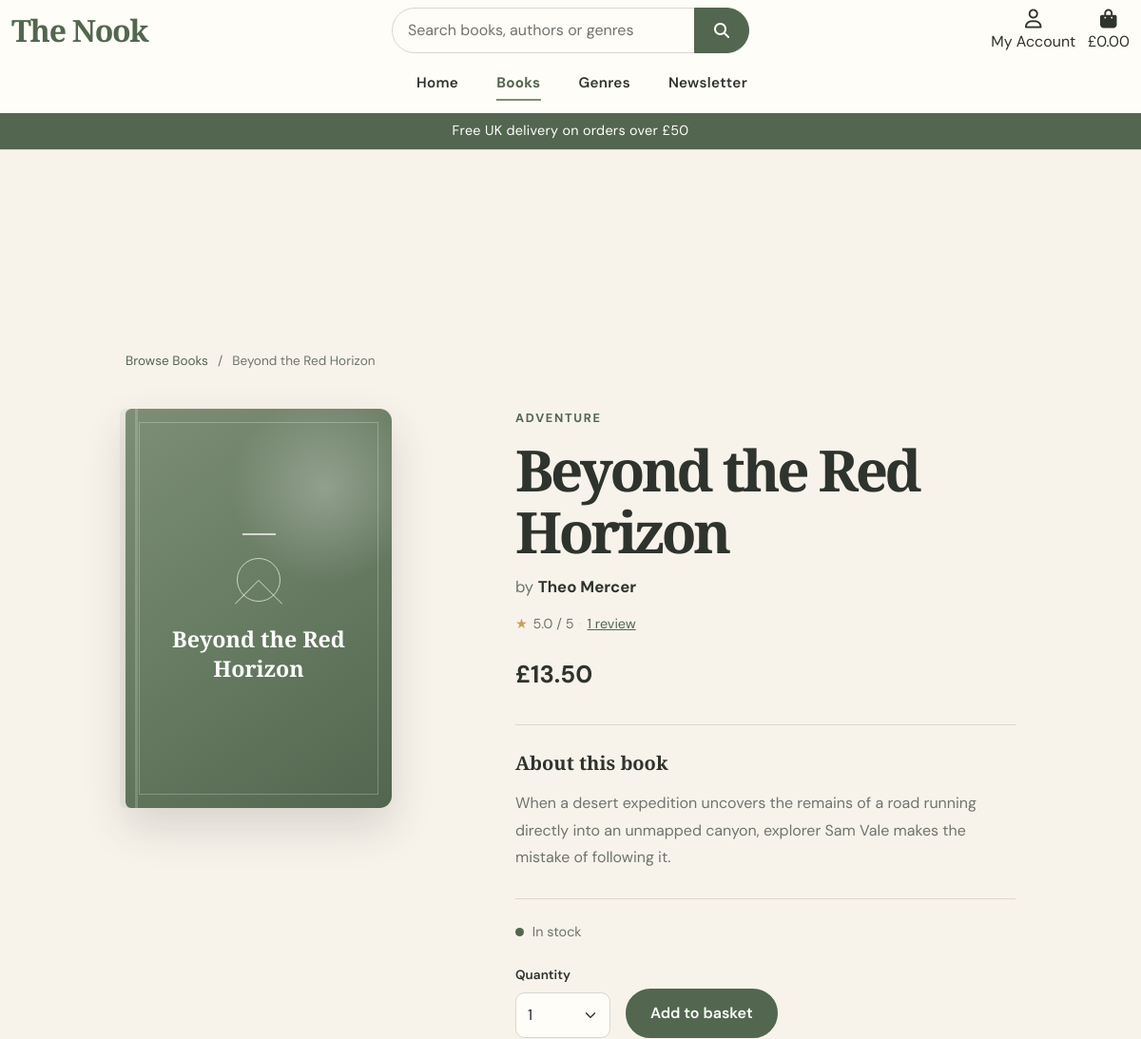
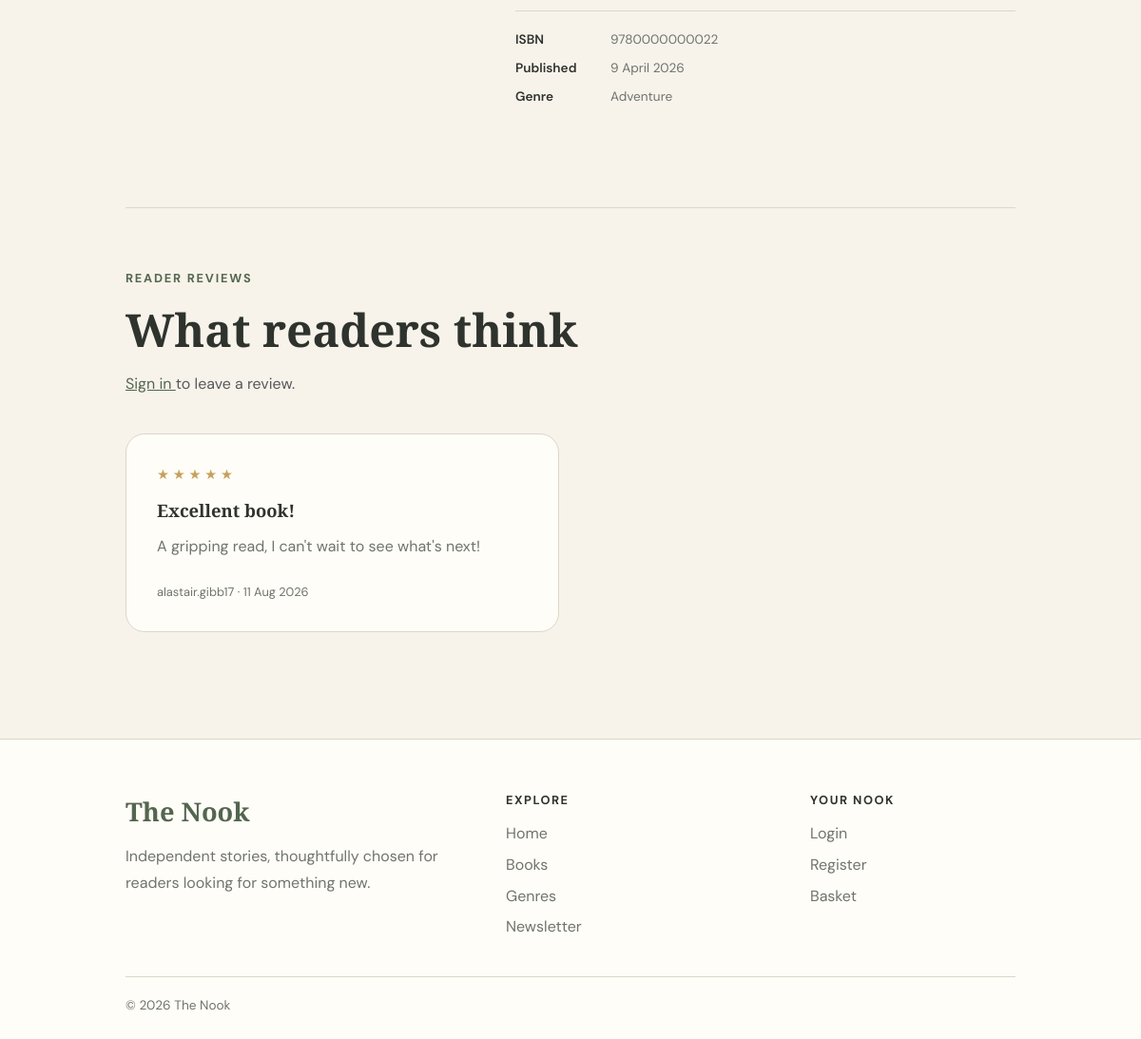
The app's page /books/22/ with its own data (2 pictures, top to bottom).
### books/models.py (models this page shows, shortened)
class Book(models.Model):
    class Status(models.TextChoices):
        DRAFT = 'draft', 'Draft'
        PENDING = 'pending', 'Pending approval'
        APPROVED = 'approved', 'Approved'
        REJECTED = 'rejected', 'Rejected'
    author = models.ForeignKey(
        AuthorProfile,
        on_delete=models.PROTECT,
        related_name='books'
    )
    genre = models.ForeignKey(
        Genre,
        on_delete=models.SET_NULL,
        null=True,
        blank=True,
        related_name='books'
    )
    title = models.CharField(
        max_length=255
    )
    isbn = models.CharField(
        max_length=20,
        unique=True,
        null=True,
        blank=True
    )
    description = models.TextField()
    price = models.DecimalField(
        max_digits=8,
        decimal_places=2
    )
    publication_date = models.DateField(
        null=True,
        blank=True
    )
    cover_image = models.ImageField(
        upload_to='books/',
        null=True,
        blank=True
    )
    stock_quantity = models.PositiveIntegerField(
        default=0
    )
    is_featured = models.BooleanField(
        default=False
    )
    is_active = models.BooleanField(
        default=True
    )
    status = models.CharField(
        max_length=10,
        choices=Status.choices,
        default=Status.DRAFT
    )
    rejection_reason = models.TextField(
        blank=True
    )
    reviewed_by = models.ForeignKey(
        settings.AUTH_USER_MODEL,
        on_delete=models.SET_NULL,
        null=True,
        blank=True,
        related_name='reviewed_books'
    )
    reviewed_at = models.DateTimeField(
        null=True,
        blank=True
    )
    created_at = models.DateTimeField(
        auto_now_add=True
    )
    updated_at = models.DateTimeField(
        auto_now=True
    )
    class Meta:
        ordering = ['title']

class Genre(models.Model):
    name = models.CharField(
        max_length=100,
        unique=True
    )
    description = models.TextField(
        blank=True
    )
    class Meta:
        ordering = ['name']

class Review(models.Model):
    user = models.ForeignKey(
        settings.AUTH_USER_MODEL,
        on_delete=models.CASCADE,
        related_name='book_reviews'
    )
    book = models.ForeignKey(
        Book,
        on_delete=models.CASCADE,
        related_name='reviews'
    )
    rating = models.PositiveSmallIntegerField(
        validators=[
            MinValueValidator(1),
            MaxValueValidator(5),
        ]
    )
    title = models.CharField(
        max_length=150,
        blank=True
    )
    body = models.TextField()
    is_approved = models.BooleanField(
        default=True
    )
    created_at = models.DateTimeField(
        auto_now_add=True
    )
    updated_at = models.DateTimeField(
        auto_now=True
    )
    class Meta:
        ordering = ['-created_at']
        constraints = [
            models.UniqueConstraint(
                fields=['user', 'book'],
                name='unique_user_book_review'
            )
        ]

### authors/models.py (models this page shows, shortened)
class AuthorProfile(models.Model):
    user = models.OneToOneField(
        settings.AUTH_USER_MODEL,
        on_delete=models.SET_NULL,
        null=True,
        blank=True,
        related_name='author_profile'
    )
    display_name = models.CharField(
        max_length=150
    )
    bio = models.TextField(
        blank=True
    )
    website = models.URLField(
        blank=True
    )
    profile_image = models.ImageField(
        upload_to='authors/',
        null=True,
        blank=True
    )
    is_approved = models.BooleanField(
        default=False
    )
    created_at = models.DateTimeField(
        auto_now_add=True
    )
    updated_at = models.DateTimeField(
        auto_now=True
    )
    class Meta:
        ordering = ['display_name']

### books/views.py (the view)
def book_detail(request, book_id):
    book = get_object_or_404(
        Book.objects
        .filter(
            is_active=True,
            status=Book.Status.APPROVED
        )
        .select_related('author', 'genre')
        .annotate(
            average_rating=Avg(
                'reviews__rating',
                filter=Q(reviews__is_approved=True)
            )
        ),
        pk=book_id
    )
    reviews = (
        book.reviews
        .filter(is_approved=True)
        .select_related('user')
    )
    user_review = None
    if request.user.is_authenticated:
        user_review = Review.objects.filter(
            book=book,
            user=request.user
        ).first()
    context = {
        'book': book,
        'reviews': reviews,
        'user_review' : user_review,
    }
    return render(
        request,
        'books/book_detail.html',
        context
    )

### books/templates/books/book_detail.html (shortened to what this page needs)
{% extends "base.html" %}
{% load static %}
{% block page_header %}
<div class="header-container"></div>
{% endblock %}
{% block content %}
<section class="book-detail-page">
    <div class="container">
        <nav
            class="book-breadcrumb"
            aria-label="Breadcrumb">
            <a href="{% url 'book_list' %}">
                Browse Books
            </a>
            <span aria-hidden="true">
                /
            </span>
            <span>
                {{ book.title }}
            </span>
        </nav>
        <div class="row g-5 align-items-start">
            <div class="col-12 col-md-5 col-lg-4">
                <div class="book-detail-cover-wrapper">
                    {% if book.cover_image %}
                        <img
                            src="{{ book.cover_image.url }}"
                            alt="Cover of {{ book.title }}"
                            class="book-detail-cover">
                    {% else %}
                        <div
                            class="
                            book-detail-cover
                            book-cover-placeholder">
                            <span class="placeholder-line"></span>
                            <span class="placeholder-circle"></span>
                            <span
                                class="
                                placeholder-title
                                logo-font">
                                {{ book.title }}
                            </span>
                        </div>
                    {% endif %}
                </div>
            </div>
            <div class="col-12 col-md-7 col-lg-7 offset-lg-1">
                <div class="book-detail-content">
                    {% if book.genre %}
                        <p class="book-detail-genre">
                            {{ book.genre.name }}
                        </p>
                    {% endif %}
                    <h1 class="book-detail-title logo-font">
                        {{ book.title }}
                    </h1>
                    <p class="book-detail-author">
                        by
                        <strong>
                            {{ book.author.display_name }}
                        </strong>
                    </p>
                    {% if book.average_rating %}
                        <div class="book-detail-rating">
                            <span
                                class="rating-star"
                                aria-hidden="true">
                                ★
                            </span>
                            <span>
                                {{ book.average_rating|floatformat:1 }}
                                / 5
                            </span>
                            <span class="rating-divider">
                                ·
                            </span>
                            <a href="#reviews">
                                {{ reviews|length }}
                                {% if reviews|length == 1 %}
                                    review
                                {% else %}
                                    reviews
                                {% endif %}
                            </a>
                        </div>
                    {% else %}
                        <p class="book-detail-no-rating">
                            Not yet reviewed
                        </p>
                    {% endif %}
                    <p class="book-detail-price">
                        £{{ book.price }}
                    </p>
                    <div class="book-detail-description">
                        <h2 class="logo-font">
                            About this book
                        </h2>
                        <p>
                            {{ book.description|linebreaksbr }}
                        </p>
                    </div>
                    <div class="book-stock">
                        {% if book.stock_quantity > 0 %}
                            <span class="stock-indicator in-stock"></span>
                            <span>
                                In stock
                            </span>
                        {% else %}
                            <span class="stock-indicator out-of-stock"></span>
                            <span>
                                Currently out of stock
                            </span>
                        {% endif %}
                    </div>
                    <form
                        class="book-purchase-panel"
                        action="{% url 'add_to_bag' book.id %}"
                        method="POST">
                        {% if book.stock_quantity > 0 %}
                            <div class="quantity-wrapper">
                                <label
                                    for="quantity"
                                    class="catalogue-label">
                                    Quantity
                                </label>
                                <select
                                    id="quantity"
                                    name="quantity"
                                    class="form-select quantity-select">
                                    <option value="1">
                                        1
                                    </option>
                                </select>
                            </div>
                            <button
                                type="submit"
                                class="btn nook-primary-button">
                                Add to basket
                            </button>
                        {% endif %}
                    </form>
                    <dl class="book-meta">
                        {% if book.isbn %}
                            <div>
                                <dt>
                                    ISBN
                                </dt>
                                <dd>
                                    {{ book.isbn }}
                                </dd>
                            </div>
                        {% endif %}
                        {% if book.publication_date %}
                            <div>
                                <dt>
                                    Published
                                </dt>
                                <dd>
                                    {{ book.publication_date|date:"j F Y" }}
                                </dd>
                            </div>
                        {% endif %}
                        {% if book.genre %}
                            <div>
                                <dt>
                                    Genre
                                </dt>
                                <dd>
                                    {{ book.genre.name }}
                                </dd>
                            </div>
                        {% endif %}
                    </dl>
                </div>
            </div>
        </div>
        <section
            id="reviews"
            class="book-reviews">
            <div class="book-reviews-heading">
                <p class="section-eyebrow">
                    Reader reviews
                </p>
                <h2 class="logo-font">
                    What readers think
                </h2>
                <div class="mt-3">
                    {% if request.user.is_authenticated %}
                        {% if user_review %}
                            <a
                                href="{% url 'edit_review' user_review.id %}"
                                class="btn nook-secondary-button">
                                Edit your review
                            </a>
                        {% else %}
                            <a
                                href="{% url 'add_review' book.id %}"
                                class="btn nook-primary-button">
                                Write a review
                            </a>
                        {% endif %}
                    {% else %}
                        <p class="text-muted">
                            <a href="{% url 'account_login' %}?next={{ request.path }}">
                                Sign in
                            </a>
                            to leave a review.
                        </p>
                    {% endif %}
                </div>
            </div>
            {% if reviews %}
                <div class="row g-4">
                    {% for review in reviews %}
                        <div class="col-12 col-lg-6">
                            <article class="review-card">
                                <div class="review-rating">
                                    {% for i in "12345" %}
                                        {% if forloop.counter <= review.rating %}
                                            <span aria-hidden="true">
                                                ★
                                            </span>
                                        {% else %}
                                            <span
                                                class="empty-star"
                                                aria-hidden="true">
                                                ★
                                            </span>
                                        {% endif %}
                                    {% endfor %}
                                </div>
                                {% if review.title %}
                                    <h3 class="logo-font">
                                        {{ review.title }}
                                    </h3>
                                {% endif %}
                                <p class="review-body">
                                    {{ review.body }}
                                </p>
                                <p class="review-meta">
                                    {{ review.user }}
                                    ·
                                    {{ review.created_at|date:"j M Y" }}
                                </p>
                            </article>
                        </div>
                    {% endfor %}
                </div>
            {% endif %}
        </section>
    </div>
</section>
{% endblock %}

### records on screen
Book: title "Beyond the Red Horizon", genre.name "ADVENTURE", author.display_name "Theo Mercer", average_rating "5.0", price "13.50", description "When a desert expedition uncovers the remains of a road running directly into an unmapped canyon, explorer Sam Vale makes the mistake of following it.", isbn "9780000000022", publication_date "9 April 2026", genre.name "Adventure"
Review: rating 5 (drawn), title "Excellent book!", body "A gripping read, I can't wait to see what's next!", user "alastair.gibb17", created_at "11 Aug 2026"

### other values on screen
{{ free_delivery_threshold }} "50"
{{ reviews|length }} "1"
